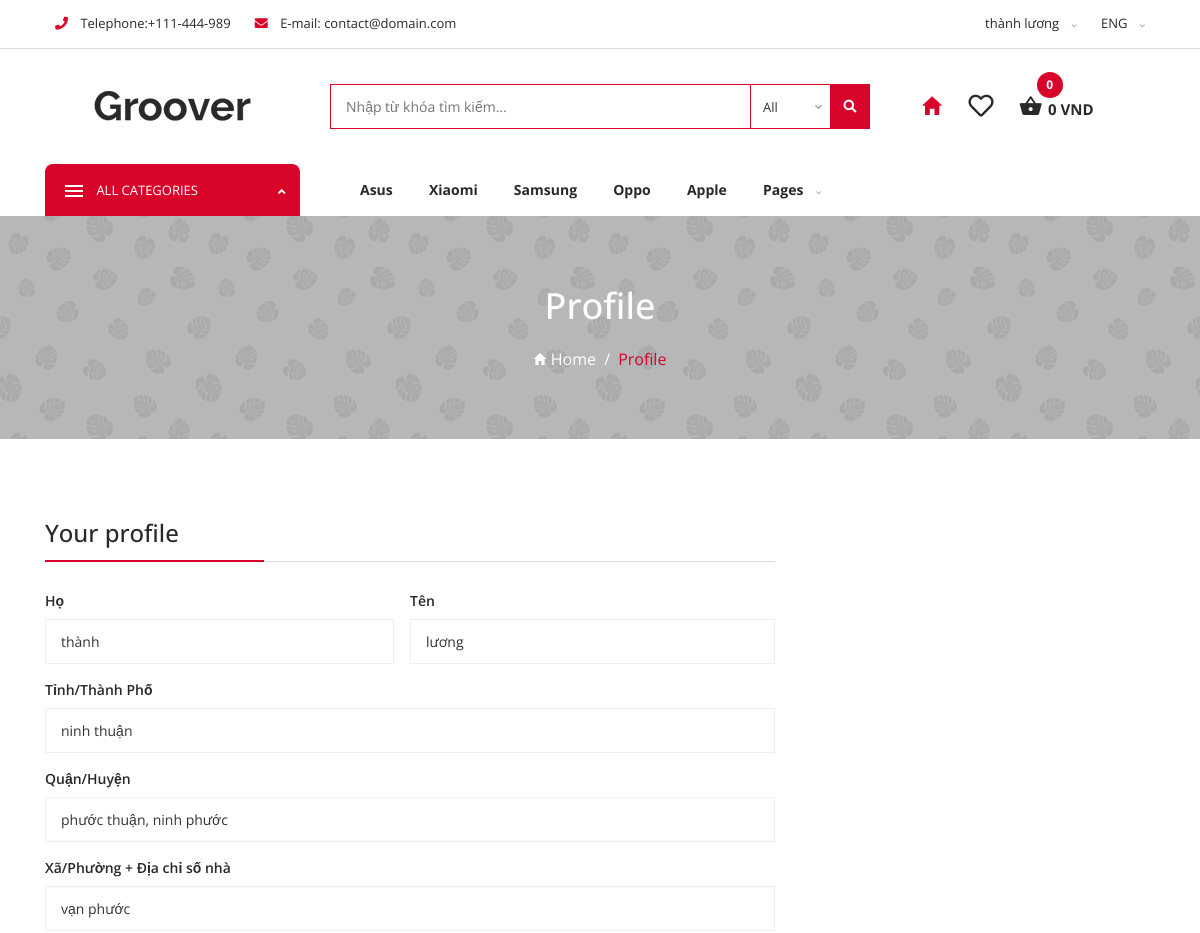
Before: /profile.php (signed in, upper part) with the older database file.
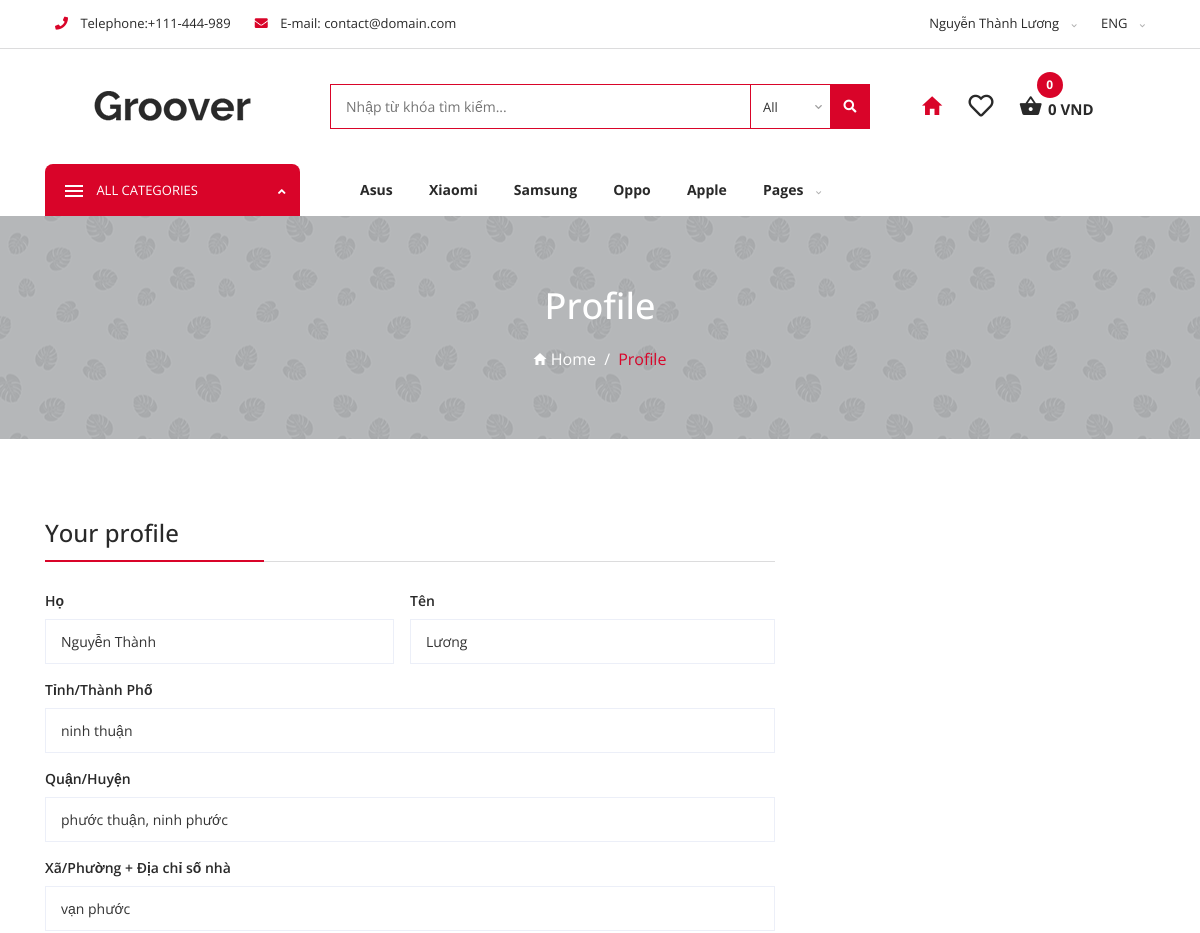
After: the same page with the newer database file.
### tables this page shows
CREATE TABLE `user_members` (
  `user_id` int(11) NOT NULL,
  `firstname` text DEFAULT NULL,
  `lastname` text DEFAULT NULL,
  `city` text DEFAULT NULL,
  `district` text DEFAULT NULL,
  `street` text DEFAULT NULL,
  `phone` int(11) DEFAULT NULL,
  `email` varchar(50) DEFAULT NULL,
  `created_at` datetime NOT NULL,
  `updated_at` datetime DEFAULT NULL,
  `last_login` datetime DEFAULT NULL,
  `active_flg` tinyint(1) NOT NULL DEFAULT 0
);

CREATE TABLE `manufactures` (
  `manu_id` tinyint(3) NOT NULL,
  `manu_name` varchar(100) NOT NULL
);

### lib/cart.php (called while the page is built, shortened)
<?php
class Cart {
    public function getCarts() {
        if( !isset($_SESSION["carts"]) ) return array();
        return $_SESSION["carts"];
    }
    public function getProductIdListFormCart( ) {
        $id_list = array();
        $carts = $this->getCarts();
        if( !$carts ) { return array(); }
        return $id_list;
    }
    public function getProductListInCart() {
        require_once ROOT_MODEL_PATH."/db.php";
        $total_price = 0;
        $cart_list = $this->getProductIdListFormCart();
        $product_list =
            array(
                "products"      => array(),
                "total_price"   => 0,
                "number"        => 0
            );
        $product_list["total_price"] = $total_price;
        $product_list["number"] = count($cart_list);
        return $product_list;
    }
}

### models/protype.php (called while the page is built, shortened)
<?php
class Protype extends Db {
    public function getProtypeLimit( $limit = 0 ) {
        $limit_where = "";
        $sql = "select * from protypes where display_home <> 0 order by pos asc $limit_where";
        $ret = parent::fetchArray( $sql );
        return $ret;
    }
}

### models/db.php (called while the page is built, shortened)
<?php
class Db {
    private $host = HOST;
    private $db_name = DB_NAME;
    private $username = USERNAME;
    private $password = PASSWORD;
    protected $dbh;
    protected function connect() {
        try {
            $this->dbh = new PDO("mysql:host=".$this->host.";dbname=".$this->db_name, $this->username, $this->password);
            return $this->dbh;
        } catch (PDOException $e) {
            print "Error!: " . $e->getMessage() . "<br/>";
            die();
        }
    }
    protected function execute( $sql ) {
        try {
            $sth = $this->dbh->query($sql);
        }
        catch (Exception $ex) {
return false;        }
        return $sth;
    }
    protected function fetchArray( $sql ) {
        $query = $this->execute( $sql );
        $ret = $query->fetchAll();
        return $ret;
    }
    protected function fetchSingle( $sql ) {
        $query = $this->execute( $sql );
        $ret = $query->fetch();
        return $ret;
    }
}

### lib/func.php (called while the page is built, shortened)
<?php
function l_func_GetHeader( $title = '' ) {
    include ROOT_PATH."/header.php";
}
function l_func_GetFooter( $script = "" ) {
    include ROOT_PATH."/footer.php";
}

### models/user_member.php (called while the page is built, shortened)
<?php
class UserMember extends User {
    public function checkLogin( $redirect = "", $condition = false) {
        $isLogged = false;
        if( isset($_SESSION["isLogged"]) && $_SESSION["isLogged"] == true ) {
            $isLogged = true;
        }
        return $isLogged;
    }
    public function getUserId() {
        if( isset( $_SESSION["USER_ID"] ) ) {
            return $_SESSION["USER_ID"];
        }
        return 0;
    }
    public function getProfile( $user_id = 0 ) {
        $sql = "select user_id, firstname, lastname, city, district, street, phone, email, active_flg from user_members where  user_id = $user_id limit 1";
        $your_profile = parent::fetchSingle( $sql );
        return $your_profile;
    }
}

### models/manufacture.php (called while the page is built, shortened)
<?php
class Manufacture extends Db {
    public function getManufactureLimit( $limit = 0 ) {
        $limit_where = "";
        if( $limit ) {
            $limit_where = "limit $limit";
        }
        $sql = "select * from manufactures order by manu_id desc $limit_where";
        $ret = parent::fetchArray( $sql );
        return $ret;
    }
}

### profile.php (the view, shortened to what this page needs)
<?php
    require ROOT_LIB_PATH."/func.php";
    require ROOT_MODEL_PATH."/db.php";
    require ROOT_MODEL_PATH."/user_member.php";
    $mo_member = new UserMember();
    $mo_member->checkLogin( "home.php" );
    $user_id = $mo_member->getUserId();
    $your_profile = $mo_member->getProfile( $user_id );
?>
<?=l_func_GetHeader("Home")?>
    <div class="page-style-a">
        <div class="container">
            <div class="page-intro">
                <h2>Profile</h2>
                <ul class="bread-crumb">
                    <li class="has-separator">
                        <i class="ion ion-md-home"></i>
                        <a href="home.php">Home</a>
                    </li>
                    <li class="is-marked">
                        <a href="checkout.php">Profile</a>
                    </li>
                </ul>
            </div>
        </div>
    </div>
    <div class="page-checkout u-s-p-t-80">
        <div class="container">
            <div class="row">
                <div class="col-lg-12 col-md-12">
                    <form action="action/update_profile.php" method="post">
                        <div class="row">
                            <div class="col-lg-8">
                                <h4 class="section-h4">Your profile</h4>
                                <div class="group-inline u-s-m-b-13">
                                    <div class="group-1 u-s-p-r-16">
                                        <label for="first-name">Họ
                                        </label>
                                        <input type="text" name="firstname" id="first-name" value="<?=$your_profile["firstname"]??""?>" class="text-field">
                                    </div>
                                    <div class="group-2">
                                        <label for="last-name">Tên
                                        </label>
                                        <input type="text" name="lastname" value="<?=$your_profile["lastname"]??""?>" id="last-name" class="text-field">
                                    </div>
                                </div>
                                <div class="u-s-m-b-13">
                                    <label for="town-city">Tỉnh/Thành Phố
                                    </label>
                                    <input type="text" name="city" value="<?=$your_profile["city"]??""?>" id="town-city" class="text-field">
                                </div>
                                <div class="u-s-m-b-13">
                                    <label for="select-state">Quận/Huyện
                                    </label>
                                    <input type="text" name="district" value="<?=$your_profile["district"]??""?>" id="req-st-district" class="text-field" placeholder="">
                                </div>
                                <div class="street-address u-s-m-b-13">
                                    <label for="req-st-address">Xã/Phường + Địa chỉ số nhà
                                    </label>
                                    <input type="text" name="street" value="<?=$your_profile["street"]??""?>" id="req-st-address" class="text-field" placeholder="House name and street name">
                                </div>
                            </div>
                        </div>
                    </form>
                </div>
            </div>
        </div>
    </div>
    <?=l_func_getFooter()?>

### header.php (shortened to what this page needs)
<?php
    require_once ROOT_LIB_PATH."/func.php";
    require_once ROOT_LIB_PATH."/cart.php";
    require_once ROOT_MODEL_PATH."/db.php";
    require_once ROOT_MODEL_PATH."/user_member.php";
    require_once ROOT_MODEL_PATH."/protype.php";
    require_once ROOT_MODEL_PATH."/manufacture.php";
    $mo_cart = new Cart();
    $mo_member = new UserMember();
    $mo_protype = new Protype();
    $mo_manufac = new Manufacture();
    $product_list = $mo_cart->getProductListInCart();
    $protype_list = $mo_protype->getProtypeLimit();
    $user_id = $mo_member->getUserId();
    $your_profile = $mo_member->getProfile( $user_id );
?>
<!DOCTYPE html>
    <html class="no-js" lang="en-US">
    <head>
        <link rel="stylesheet" href="public/css/bootstrap.min.css">
        <link rel="stylesheet" href="public/css/fontawesome.min.css">
        <link rel="stylesheet" href="public/css/ionicons.min.css">
        <link rel="stylesheet" href="public/css/animate.min.css">
        <link rel="stylesheet" href="public/css/owl.carousel.min.css">
        <link rel="stylesheet" href="public/css/jquery-ui-range-slider.min.css">
        <link rel="stylesheet" href="public/css/utility.css">
        <link rel="stylesheet" href="public/css/bundle.css">
        <link rel="stylesheet" href="public/css/custom.css">
    </head>
    <body>
    <div id="app">
        <header>
            <div class="full-layer-outer-header">
                <div class="container clearfix">
                    <nav>
                        <ul class="primary-nav g-nav">
                            <li>
                                <a href="tel:+111444989">
                                    <i class="fas fa-phone u-c-brand u-s-m-r-9"></i>
                                    Telephone:+111-444-989</a>
                            </li>
                            <li>
                                <a href="mailto:contact@domain.com">
                                    <i class="fas fa-envelope u-c-brand u-s-m-r-9"></i>
                                    E-mail: contact@domain.com
                                </a>
                            </li>
                        </ul>
                    </nav>
                    <nav>
                        <ul class="secondary-nav g-nav">
                            <li>
                                <a>
                                    <?=$mo_member->checklogin()?$your_profile["firstname"]." ".$your_profile["lastname"]:"My Account"?>
                                    <i class="fas fa-chevron-down u-s-m-l-9"></i>
                                </a>
                            </li>
                            <li>
                                <a>ENG
                                    <i class="fas fa-chevron-down u-s-m-l-9"></i>
                                </a>
                        </ul>
                    </nav>
                </div>
            </div>
            <div class="full-layer-mid-header">
                <div class="container">
                    <div class="row clearfix align-items-center">
                        <div class="col-lg-3 col-md-9 col-sm-6">
                            <div class="brand-logo text-lg-center">
                                <a href="<?=PAGE_URL."/home.php"?>">
                                    <img src="public/images/main-logo/groover-branding-1.png" alt="Groover Brand Logo" class="app-brand-logo">
                                </a>
                            </div>
                        </div>
                        <div class="col-lg-6 u-d-none-lg">
                            <form action="<?=PAGE_URL."/search.php"?>" method="GET" class="form-searchbox">
                                <input name="keyword" id="search-landscape" type="text" class="text-field" placeholder="Nhập từ khóa tìm kiếm...">
                                <div class="select-box-position">
                                    <div class="select-box-wrapper select-hide">
                                        <select class="select-box" id="select-category">
                                            <option selected="selected" value="">
                                                All
                                            </option>
                                        </select>
                                    </div>
                                </div>
                                <button id="btn-search" type="submit" class="button button-primary fas fa-search"></button>
                            </form>
                        </div>
                        <div class="col-lg-3 col-md-3 col-sm-6">
                            <nav>
                                <ul class="mid-nav g-nav">
                                    <li class="u-d-none-lg">
                                        <a href="<?=PAGE_URL."/home.php"?>">
                                            <i class="ion ion-md-home u-c-brand"></i>
                                        </a>
                                    </li>
                                    <li class="u-d-none-lg">
                                        <a href="wishlist.php">
                                            <i class="far fa-heart"></i>
                                        </a>
                                    </li>
                                    <li>
                                        <a id="mini-cart-trigger">
                                            <i class="ion ion-md-basket"></i>
                                            <span class="item-counter"><?= $product_list["number"]?></span>
                                            <span class="item-price"><?= number_format($product_list["total_price"])." VND" ?></span>
                                        </a>
                                    </li>
                                </ul>
                            </nav>
                        </div>
                    </div>
                </div>
            </div>
            <div class="full-layer-bottom-header">
                <div class="container">
                    <div class="row align-items-center">
                        <div class="col-lg-3">
                            <div class="v-menu v-close">
                                <span class="v-title">
                                    <i class="ion ion-md-menu"></i>
                                    All Categories
                                    <i class="fas fa-angle-down"></i>
                                </span>
                            </div>
                        </div>
                        <div class="col-lg-9">
                            <ul class="bottom-nav g-nav u-d-none-lg">
                                <?php $manu_list_limit = $mo_manufac->getManufactureLimit(5); ?>
                                <?php foreach($manu_list_limit as $manu) { ?>
                                <li>
                                    <a href="<?=PAGE_URL."/category.php?manu_id=".$manu["manu_id"]?>"><?=$manu["manu_name"]?>
                                    </a>
                                </li>
                                <?php } ?>
                                <li class="mega-position">
                                    <a>Pages
                                        <i class="fas fa-chevron-down u-s-m-l-9"></i>
                                    </a>
                                </li>
                            </ul>
                        </div>
                    </div>
                </div>
            </div>
        </header>

### footer.php (shortened to what this page needs)
</div>
    </body>
    </html>

### public/css/utility.css (style rules this page uses)
.u-s-m-r-9 { margin-right: 9px; }
.u-s-m-l-9 { margin-left: 9px; }
.u-s-m-b-13 { margin-bottom: 13px; }
.u-s-p-r-16 { padding-right: 16px; }
.u-s-p-t-80 { padding-top: 80px; }

Changed rows visible on the page:
changed user_members "ninh thuận": firstname "thành" → "Nguyễn Thành"; lastname "lương" → "Lương"
